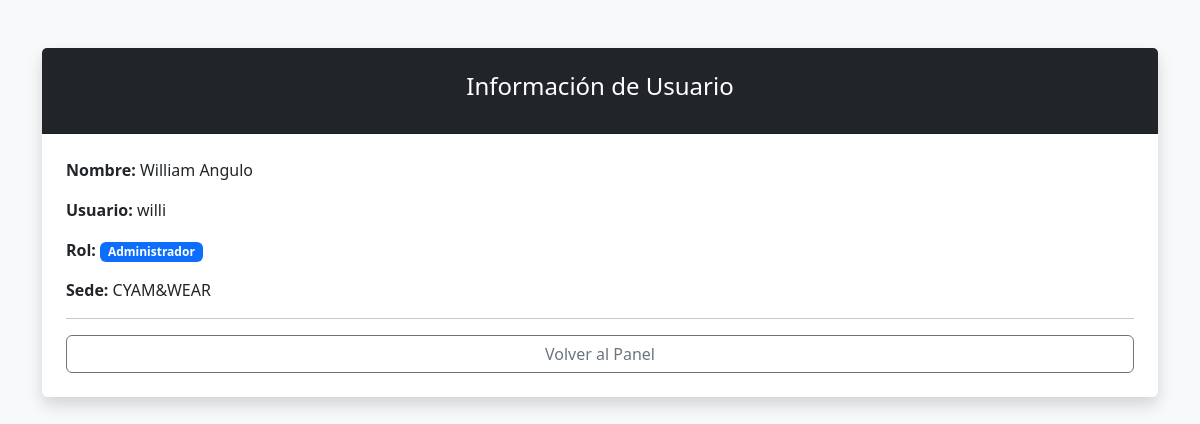
Screenshot of /perfil (signed in) with the database file from the repository.
### app/database.py (models this page shows)
class User(Base):
    __tablename__ = "users"
    id = Column(Integer, primary_key=True, index=True)
    username = Column(String, unique=True, index=True)
    password = Column(String)
    role = Column(String)
    nombre_completo = Column(String(150))
    sucursal_id = Column(Integer, ForeignKey("sucursales.id"), nullable=True)
    sucursal = relationship("Sucursal", back_populates="usuarios", lazy='joined')
    ordenes_asignadas = relationship("ServiceOrder", back_populates="tecnico")

class Sucursal(Base):
    __tablename__ = "sucursales"
    id = Column(Integer, primary_key=True, index=True)
    nombre_sucursal = Column(String(100), unique=True, nullable=False)
    direccion = Column(String(200), nullable=True) # Nuevo campo
    usuarios = relationship("User", back_populates="sucursal")
    ordenes = relationship("ServiceOrder", back_populates="sucursal")

### app/main.py (the view)
@app.get("/perfil", response_class=HTMLResponse)
async def profile_page(request: Request, db: Session = Depends(get_db)):
    user = db.query(database.User).filter(database.User.id == current_user_id).first()
    return templates.TemplateResponse("perfil.html", {"request": request, "user": user})

### app/templates/perfil.html (shortened to what this page needs)
<!DOCTYPE html>
<html lang="es">
<head>
    <link href="https://cdn.jsdelivr.net/npm/bootstrap@5.3.0/dist/css/bootstrap.min.css" rel="stylesheet">
</head>
<body class="bg-light">
    <div class="container mt-5">
        <div class="card shadow border-0 max-width: 600px; margin: auto;">
            <div class="card-header bg-dark text-white text-center py-4">
                <h4>Información de Usuario</h4>
            </div>
            <div class="card-body p-4">
                <div class="mb-3"><strong>Nombre:</strong> {{ user.nombre_completo }}</div>
                <div class="mb-3"><strong>Usuario:</strong> {{ user.username }}</div>
                <div class="mb-3"><strong>Rol:</strong> <span class="badge bg-primary">{{ user.role }}</span></div>
                <div class="mb-3"><strong>Sede:</strong> {{ user.sucursal.nombre_sucursal }}</div>
                <hr>
                <a href="/" class="btn btn-outline-secondary w-100">Volver al Panel</a>
            </div>
        </div>
    </div>
</body>
</html>

### rows the page displays
User: nombre_completo "William Angulo", username "willi", role "Administrador"
Sucursal: sucursal.nombre_sucursal "CYAM&WEAR"
